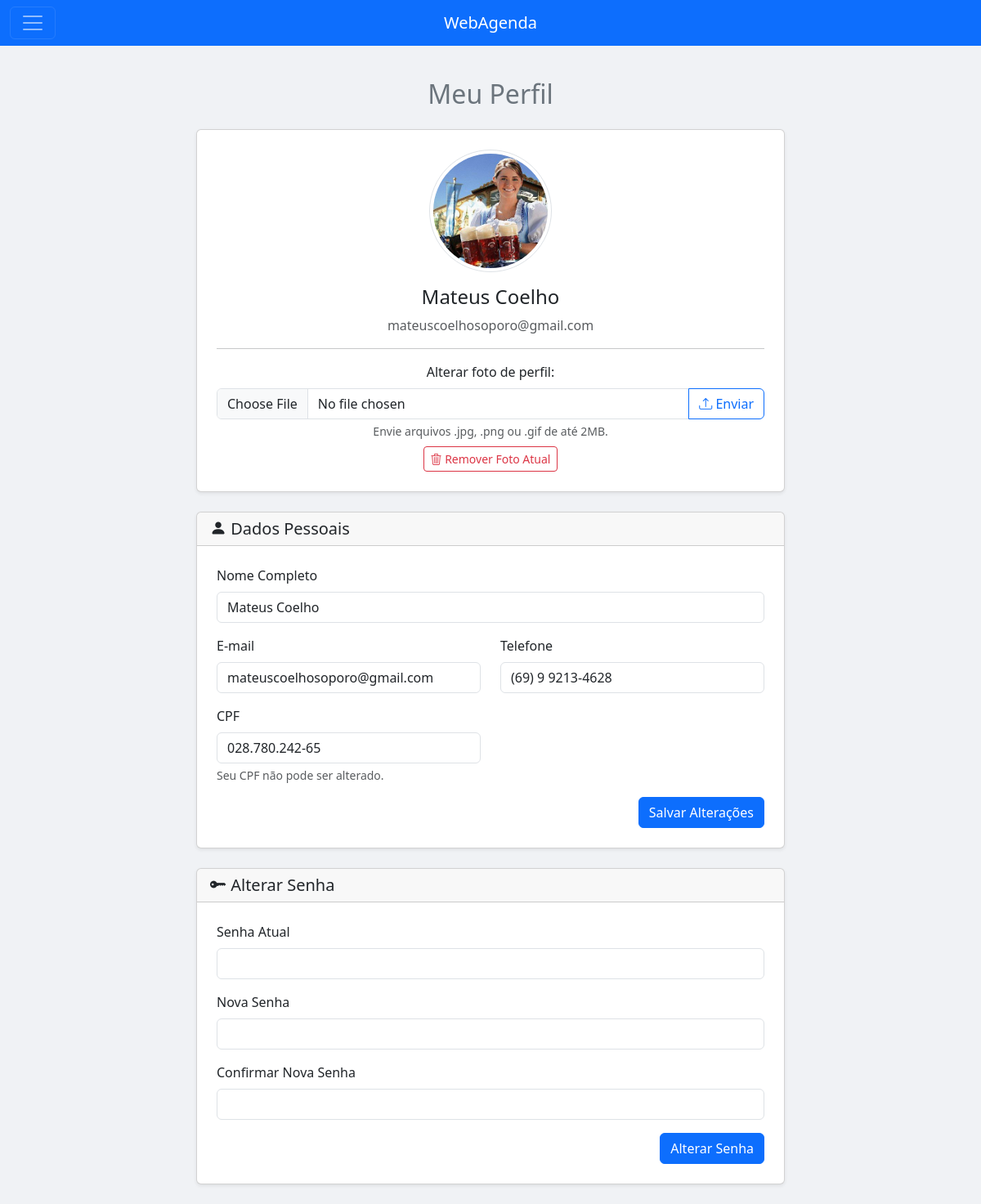
Page /Scripts/agenda.php?menuop=perfil (signed in) on the committed database.
### tables this page shows
CREATE TABLE IF NOT EXISTS `usuarios` (
  `id_usuario` int NOT NULL AUTO_INCREMENT,
  `nome` varchar(100) DEFAULT NULL,
  `email` varchar(100) DEFAULT NULL,
  `senha` varchar(255) DEFAULT NULL,
  `telefone` varchar(50) DEFAULT NULL,
  `reset_token` varchar(64) DEFAULT NULL,
  `token_expira_em` datetime DEFAULT NULL,
  `excluido` int DEFAULT NULL,
  `cpf` varchar(11) DEFAULT NULL,
  `foto_perfil` varchar(255) DEFAULT NULL,
  PRIMARY KEY (`id_usuario`),
  UNIQUE KEY `email` (`email`)
);

### Scripts/menu_lateral.php (called while the page is built, shortened)
<?php
    $foto_perfil = $_SESSION['user_photo'] ?? null;
?>

### Scripts/funcoes.php (called while the page is built, shortened)
<?php
function formatarCpfCnpj($numero) {
    $numero = preg_replace('/\D/', '', $numero);
    if (strlen($numero) === 11) {
        return preg_replace('/^(\d{3})(\d{3})(\d{3})(\d{2})$/', '$1.$2.$3-$4', $numero);
    } elseif (strlen($numero) === 14) {
        return preg_replace('/^(\d{2})(\d{3})(\d{3})(\d{4})(\d{2})$/', '$1.$2.$3/$4-$5', $numero);
    }
    return $numero;
}
function formatarTelefone($telefone) {
    $telefone = preg_replace('/\D/', '', $telefone);
    if (strlen($telefone) === 11) {
        return preg_replace('/^(\d{2})(\d{1})(\d{4})(\d{4})$/', '($1) $2 $3-$4', $telefone);
    } elseif (strlen($telefone) === 10) {
        return preg_replace('/^(\d{2})(\d{4})(\d{4})$/', '($1) $2-$3', $telefone);
    }
    return $telefone;
}
?>

### Scripts/perfil.php (the view, shortened to what this page needs)
<?php
include_once("conexao.php");
include_once("funcoes.php");
$user_id = $_SESSION['user_id'];
$dados_usuario = null;
try {
    $sql = "SELECT nome, email, telefone, cpf, foto_perfil FROM usuarios WHERE id_usuario = ?";
    $stmt = mysqli_prepare($conexao, $sql);
    mysqli_stmt_bind_param($stmt, 'i', $user_id);
    mysqli_stmt_execute($stmt);
    mysqli_stmt_bind_result($stmt, $nome, $email, $telefone, $cpf, $foto_perfil);
    if (mysqli_stmt_fetch($stmt)) {
        $dados_usuario = [
            'nome' => $nome,
            'email' => $email,
            'telefone' => $telefone,
            'cpf' => $cpf,
            'foto_perfil' => $foto_perfil
        ];
    }
} catch (Exception $e) {
    $_SESSION['message'] = ['type' => 'error', 'text' => $e->getMessage()];
    header('Location: agenda.php?menuop=home');
    exit();
}
?>
<!DOCTYPE html>
<html lang="pt-br">
<head>
    <link href="https://cdn.jsdelivr.net/npm/bootstrap@5.3.2/dist/css/bootstrap.min.css" rel="stylesheet">
    <link rel="stylesheet" href="https://cdn.jsdelivr.net/npm/bootstrap-icons@1.11.3/font/bootstrap-icons.min.css">
</head>
<body style="background-color: #f0f2f5;">
<div class="container my-4">
    <header class="mb-4"><h2 class="text-center text-secondary">Meu Perfil</h2></header>
    <div class="row justify-content-center">
        <div class="col-12 col-lg-10 col-xl-8">
            <div class="card shadow-sm mb-4">
                <div class="card-body text-center p-4">
                    <?php
                        $caminho_foto = "../Imagens/Usuarios/" . ($dados_usuario['foto_perfil'] ?? 'default-avatar.png');
                    ?>
                    <img src="<?= $caminho_foto ?>" alt="Foto de Perfil" class="profile-pic img-thumbnail mb-3">
                    <h4><?= htmlspecialchars($dados_usuario['nome']) ?></h4>
                    <p class="text-muted"><?= htmlspecialchars($dados_usuario['email']) ?></p>
                    <hr>
                    <form action="atualizar_foto.php" method="post" enctype="multipart/form-data" class="mb-2">
                        <label for="nova_foto" class="form-label">Alterar foto de perfil:</label>
                        <div class="input-group">
                            <input type="file" class="form-control" name="nova_foto" id="nova_foto" accept="image/png, image/jpeg, image/gif" required>
                            <button class="btn btn-outline-primary" type="submit"><i class="bi bi-upload"></i> Enviar</button>
                        </div>
                        <div class="form-text">Envie arquivos .jpg, .png ou .gif de até 2MB.</div>
                    </form>
                    <?php if (!empty($dados_usuario['foto_perfil'])): ?>
                        <a href="remover_foto.php" class="btn btn-sm btn-outline-danger btn-remover-foto">
                            <i class="bi bi-trash3"></i> Remover Foto Atual
                        </a>
                    <?php endif; ?>
                </div>
            </div>
            <div class="card shadow-sm mb-4">
                <div class="card-header"><h5 class="mb-0"><i class="bi bi-person-fill"></i> Dados Pessoais</h5></div>
                <div class="card-body p-4">
                    <form action="atualizar_perfil.php" method="post">
                        <div class="row">
                            <div class="col-md-12 mb-3">
                                <label for="nome" class="form-label">Nome Completo</label>
                                <input type="text" class="form-control" id="nome" name="nome" value="<?= htmlspecialchars($dados_usuario['nome']) ?>" required>
                            </div>
                            <div class="col-md-6 mb-3">
                                <label for="email" class="form-label">E-mail</label>
                                <input type="email" class="form-control" id="email" name="email" value="<?= htmlspecialchars($dados_usuario['email']) ?>" required>
                            </div>
                            <div class="col-md-6 mb-3">
                                <label for="telefone" class="form-label">Telefone</label>
                                <input type="text" class="form-control" id="telefone" name="telefone" value="<?= htmlspecialchars(formatarTelefone($dados_usuario['telefone'] ?? '')) ?>">
                            </div>
                             <div class="col-md-6 mb-3">
                                <label for="cpf" class="form-label">CPF</label>
                                <input type="text" class="form-control" id="cpf" name="cpf" value="<?= htmlspecialchars(formatarCpfCnpj($dados_usuario['cpf'] ?? '')) ?>" readonly>
                                <div class="form-text">Seu CPF não pode ser alterado.</div>
                            </div>
                        </div>
                        <div class="text-end">
                            <button type="submit" class="btn btn-primary">Salvar Alterações</button>
                        </div>
                    </form>
                </div>
            </div>
            <div class="card shadow-sm">
                <div class="card-header"><h5 class="mb-0"><i class="bi bi-key-fill"></i> Alterar Senha</h5></div>
                <div class="card-body p-4">
                    <form action="atualizar_senha_perfil.php" method="post">
                        <div class="mb-3">
                            <label for="senha_atual" class="form-label">Senha Atual</label>
                            <input type="password" class="form-control" id="senha_atual" name="senha_atual" required>
                        </div>
                        <div class="mb-3">
                            <label for="nova_senha" class="form-label">Nova Senha</label>
                            <input type="password" class="form-control" id="nova_senha" name="nova_senha" required>
                        </div>
                        <div class="mb-3">
                            <label for="confirma_senha" class="form-label">Confirmar Nova Senha</label>
                            <input type="password" class="form-control" id="confirma_senha" name="confirma_senha" required>
                        </div>
                        <div class="text-end">
                            <button type="submit" class="btn btn-primary">Alterar Senha</button>
                        </div>
                    </form>
                </div>
            </div>
        </div>
    </div>
</div>
</body>
</html>

### Scripts/perfil.php (style rules this page uses)
.profile-pic { width: 150px; height: 150px; object-fit: cover; border-radius: 50%; }

### rows in the picture
usuarios: foto_perfil (picture), nome "Mateus Coelho", email "mateuscoelhosoporo@gmail.com", telefone "(69) 9 9213-4628", cpf "028.780.242-65"
